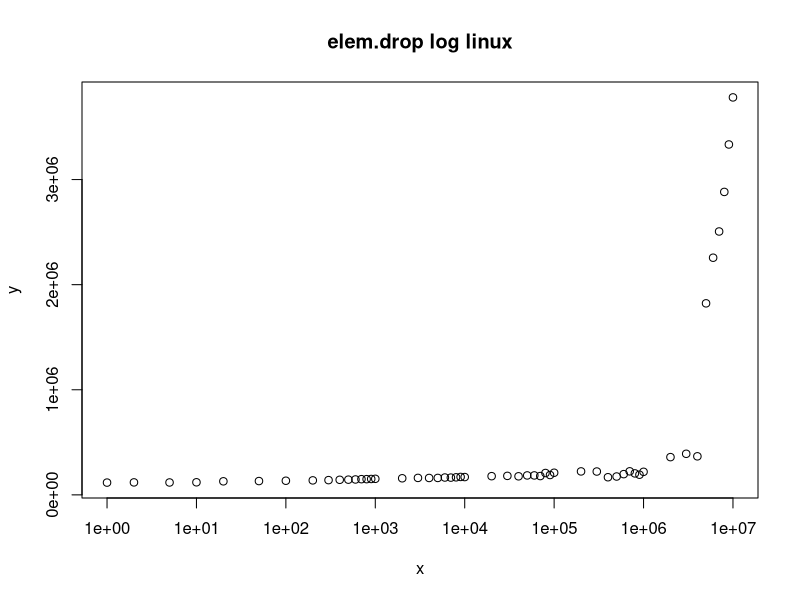

R code for this plot:
# Input data
x <- c(1,2,5,10,20,50,100,200,300,400,500,600,700,800,900,1000,2000,3000,4000,5000,6000,7000,8000,9000,10000,20000,30000,40000,50000,60000,70000,80000,90000,100000,200000,300000,400000,500000,600000,700000,800000,900000,1000000,2000000,3000000,4000000,5000000,6000000,7000000,8000000,9000000,10000000)
y <- c(116750,118650,117890,119650,128900,131380,134380,137850,140310,143310,144690,146480,149320,149500,151140,152700,157770,161380,160700,161090,165040,164190,166910,170510,169440,177830,180690,176580,184910,184950,178980,208080,188830,210530,223160,222060,167750,174650,197210,223940,204280,191710,219310,359050,390860,366720,1822300,2256400,2506000,2882400,3333900,3781700)

png("elem-drop-log.png")
plot(x, y, log = "x", main = "elem.drop log linux")
